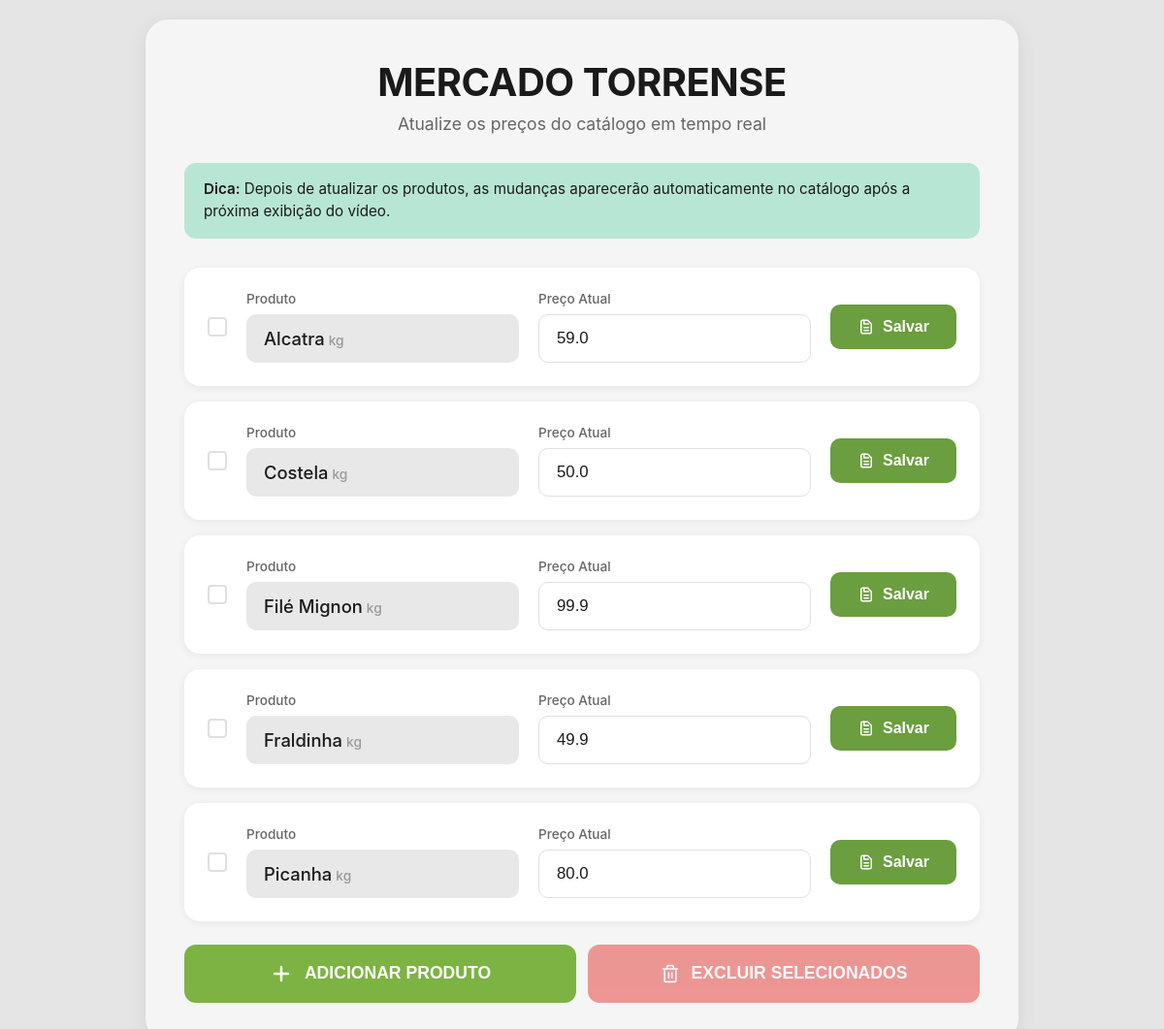
The page /gerenciar on the database as committed earlier.
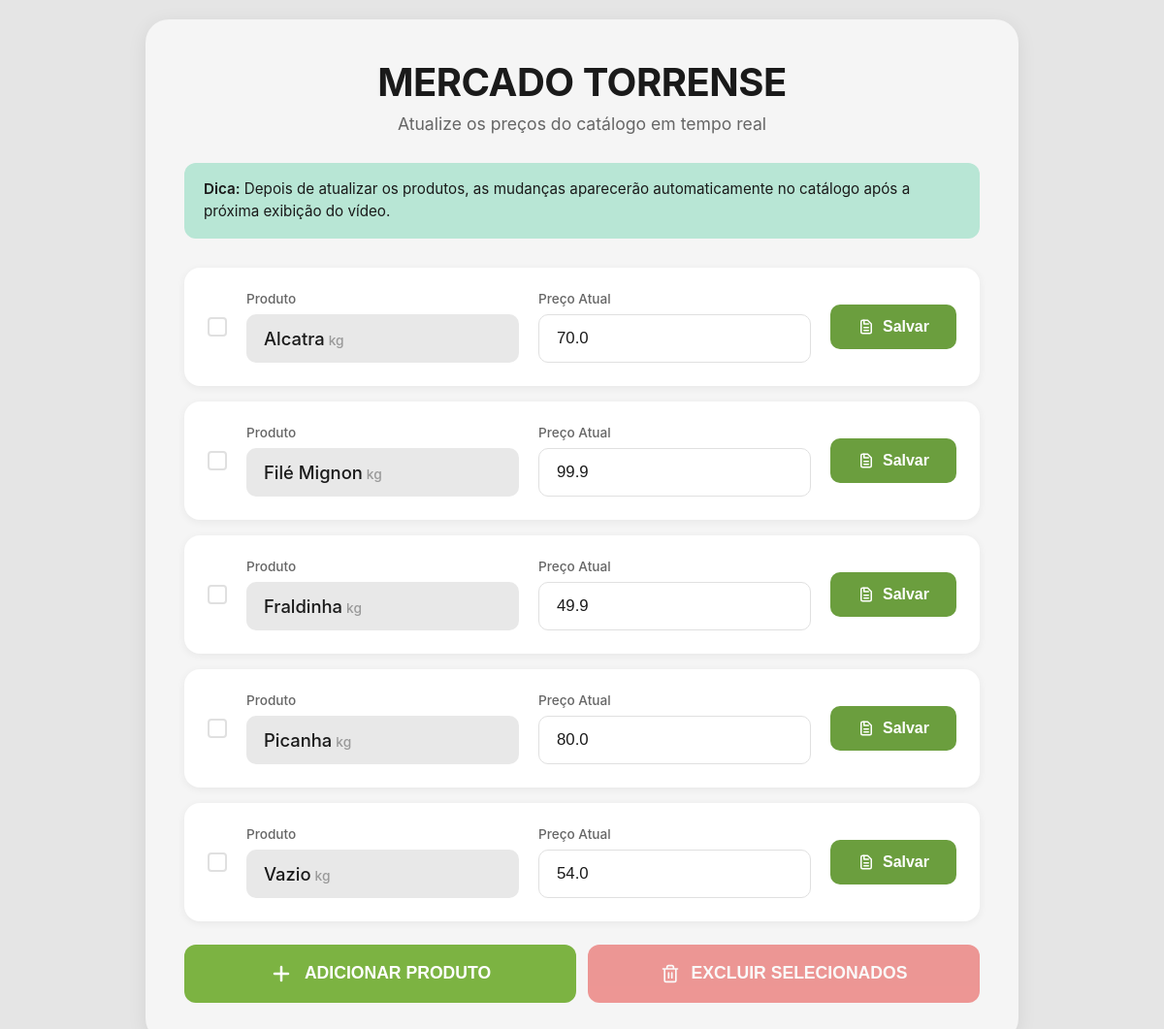
The same page on the database as committed later.
### tables this page shows
CREATE TABLE produtos (
            id INTEGER PRIMARY KEY AUTOINCREMENT,
            nome TEXT NOT NULL,
            preco REAL NOT NULL,
            unidade TEXT NOT NULL
        );

### app.py (the view)
@app.route('/')
@app.route('/gerenciar')
def gerenciar():
    conn = get_db_connection()
    produtos = conn.execute('SELECT * FROM produtos ORDER BY nome').fetchall()
    conn.close()
    return render_template('gerenciar.html', produtos=produtos)

### app.py (called while the page is built)
def get_db_connection():
    conn = sqlite3.connect(DB_NAME)
    conn.row_factory = sqlite3.Row
    return conn

### templates/gerenciar.html (shortened to what this page needs)
<!DOCTYPE html>
<html lang="pt-BR">
<head>
</head>
<body>
    <div class="container">
        <div class="header">
            <h1>MERCADO TORRENSE</h1>
            <p>Atualize os preços do catálogo em tempo real</p>
        </div>
        <div class="info-box">
            <strong>Dica:</strong> Depois de atualizar os produtos, as mudanças aparecerão automaticamente no catálogo após a próxima exibição do vídeo.
        </div>
        <div id="produtosLista">
            {% for produto in produtos %}
            <div class="produto-item">
                <div class="produto-checkbox">
                    <label for="select-{{ produto.id }}" class="checkbox-custom"></label>
                </div>
                <div class="produto-col">
                    <div class="produto-label">Produto</div>
                    <div class="produto-nome-display">
                        {{ produto.nome }}<span class="produto-unidade">{{ produto.unidade }}</span>
                    </div>
                </div>
                <div class="produto-col">
                    <div class="produto-label">Preço Atual</div>
                    <input
                        type="number"
                        id="preco-{{ produto.id }}"
                        step="0.01"
                        min="0"
                        value="{{ produto.preco }}"
                        placeholder="R$ 0,00"
                    >
                </div>
                <button class="btn-salvar" onclick="atualizarPreco({{ produto.id }})">
                    Salvar
                </button>
            </div>
            {% endfor %}
        </div>
        <div class="botoes-container">
            <button class="btn-adicionar" onclick="abrirModal()">
                <svg class="icon-plus" viewBox="0 0 24 24" fill="none" xmlns="http://www.w3.org/2000/svg">
                    <path d="M12 5V19M5 12H19" stroke="currentColor" stroke-width="2.5" stroke-linecap="round" stroke-linejoin="round"/>
                </svg>
                ADICIONAR PRODUTO
            </button>
            <button class="btn-excluir" id="btnExcluir" onclick="abrirModalExclusao()">
                EXCLUIR SELECIONADOS
            </button>
        </div>
    </div>
</body>
</html>

### templates/gerenciar.html (style rules this page uses)
* { margin: 0; padding: 0; box-sizing: border-box; }
body { font-family: -apple-system, BlinkMacSystemFont, 'Segoe UI', Roboto, 'Helvetica Neue', Arial, sans-serif; background: #E5E5E5; min-height: 100vh; padding: 20px; }
.container { max-width: 900px; margin: 0 auto; background: #F5F5F5; border-radius: 24px; padding: 40px; box-shadow: 0 4px 20px rgba(0, 0, 0, 0.08); }
.header { text-align: center; margin-bottom: 30px; }
.header h1 { font-size: 2.5em; font-weight: 700; color: #1A1A1A; margin-bottom: 8px; letter-spacing: -0.5px; }
.header p { font-size: 1.1em; color: #666; font-weight: 400; }
.info-box { background: #B8E6D5; border-radius: 12px; padding: 16px 20px; margin-bottom: 30px; color: #1A1A1A; font-size: 0.95em; line-height: 1.5; }
.info-box strong { font-weight: 600; }
.produto-item { background: white; border-radius: 16px; padding: 24px; margin-bottom: 16px; display: grid; grid-template-columns: auto 1fr 1fr auto; gap: 20px; align-items: center; box-shadow: 0 2px 8px rgba(0, 0, 0, 0.06); }
.produto-col { display: flex; flex-direction: column; }
.produto-label { font-size: 0.85em; color: #666; margin-bottom: 8px; font-weight: 500; }
.produto-nome-display { background: #E8E8E8; border-radius: 10px; padding: 14px 18px; font-size: 1.15em; color: #1A1A1A; font-weight: 500; }
.produto-unidade { font-size: 0.75em; color: #999; margin-left: 4px; }
input[type="number"] { background: white; border: 1.5px solid #E0E0E0; border-radius: 10px; padding: 14px 18px; font-size: 1.05em; color: #1A1A1A; transition: border-color 0.2s; width: 100%; }
.btn-salvar { background: #6B9E3E; color: white; border: none; border-radius: 10px; padding: 14px 28px; font-size: 1em; font-weight: 600; cursor: pointer; transition: all 0.2s; display: flex; align-items: center; gap: 8px; white-space: nowrap; }
.icon-save { width: 18px; height: 18px; }
.btn-adicionar { background: #7CB342; color: white; border: none; border-radius: 12px; padding: 18px 32px; font-size: 1.1em; font-weight: 600; cursor: pointer; transition: all 0.2s; display: flex; align-items: center; justify-content: center; gap: 12px; margin-top: 24px; width: 100%; }
.icon-plus { width: 24px; height: 24px; }
.produto-checkbox { display: flex; align-items: center; justify-content: center; }
.checkbox-custom { width: 20px; height: 20px; border: 2px solid #E0E0E0; border-radius: 4px; cursor: pointer; display: flex; align-items: center; justify-content: center; transition: all 0.2s; background: white; }
.btn-excluir { background: #E53935; color: white; border: none; border-radius: 12px; padding: 18px 32px; font-size: 1.1em; font-weight: 600; cursor: pointer; transition: all 0.2s; display: flex; align-items: center; justify-content: center; gap: 12px; margin-top: 16px; width: 100%; opacity: 0.5; pointer-events: none; }
.icon-trash { width: 20px; height: 20px; }
.botoes-container { display: flex; gap: 12px; margin-top: 24px; }
.botoes-container .btn-adicionar, .botoes-container .btn-excluir { flex: 1; margin-top: 0; }

Rows that differ between the two databases and show on the page:
removed produtos: nome "Costela", unidade "kg", preco "50.0"
changed produtos "Alcatra": preco "59.0" → "70.0"
added produtos: nome "Vazio", unidade "kg", preco "54.0"
